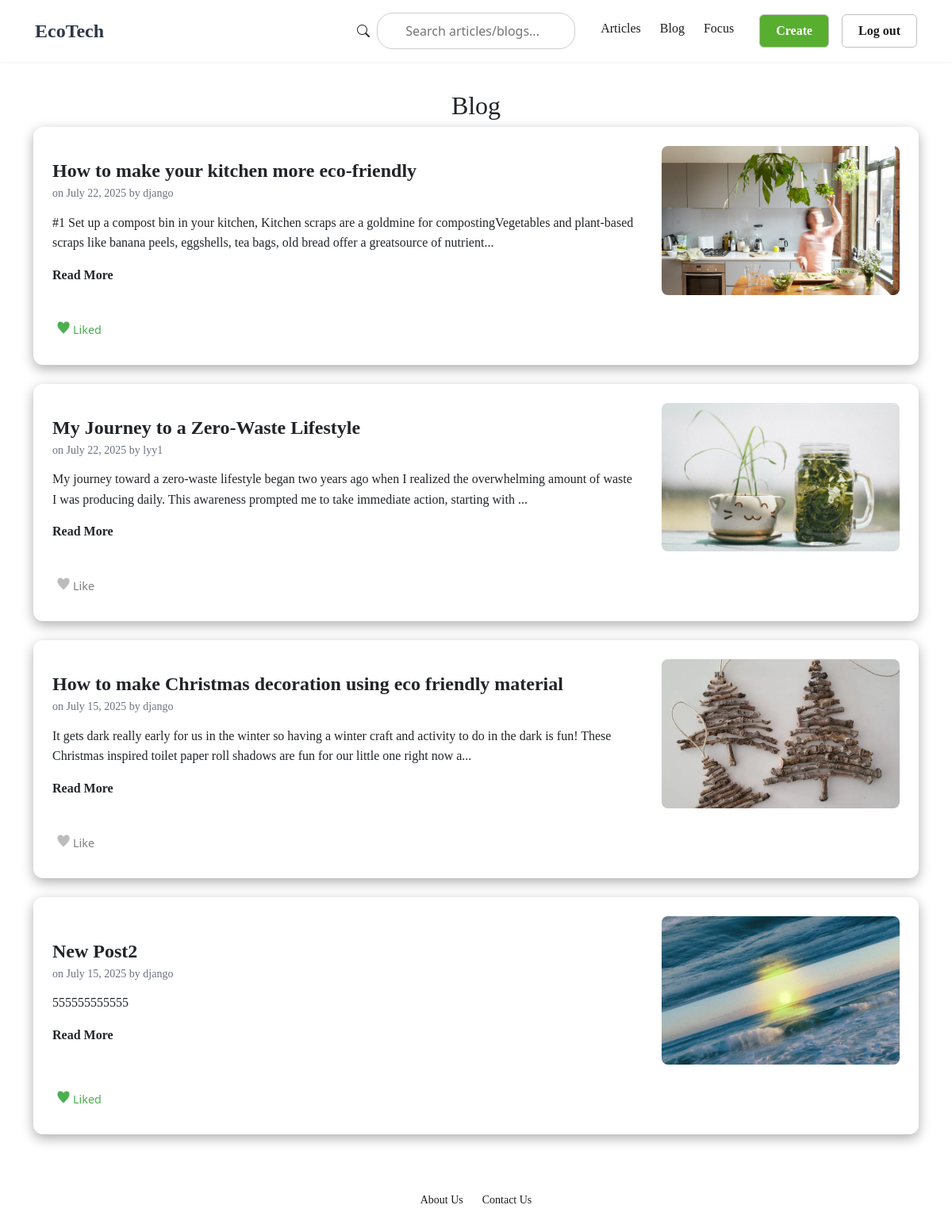
Page /blog/ (signed in) on the committed database.
### post_app/models.py (models this page shows, shortened)
class PostRaw(models.Model):
    author = models.ForeignKey(User, on_delete=models.CASCADE)
    created_at = models.DateTimeField(auto_now_add=True)
    likes_int = models.IntegerField(default=0)
    liked_by = models.ManyToManyField(User, related_name = 'liked_posts', blank = True)
    content = models.TextField()
    title = models.TextField(max_length=60, blank=False, null=False)
    image = models.ImageField(upload_to='post_images/', blank=True, null=False)
    POST_TYPE_CHOICES = [
        (1, 'admin'),
        (2, 'user')
    ]
    post_type = models.IntegerField(choices=POST_TYPE_CHOICES, default=2)
    class Meta:
        app_label = 'post_app'
        db_table = 'post_app_raw'
        verbose_name = 'Post Data Management'

### post_app/views.py (the view)
# urls.py: 2. Add a URL to urlpatterns:  path('blog/', include('blog.urls'))
@login_required
def blog(request):
    posts = PostRaw.objects.filter(post_type=2).order_by('-created_at')
    return render(request, 'blog.html', {'posts': posts})

### templates/blog.html (shortened to what this page needs)
{% extends "base_generic.html" %}
{% block content %}
  <div>
    <h2 style="text-align: center;">Blog</h2>
  </div>
<div class="article-block-container">
    {% for post in posts %}
        <div class="article-card-block">
            <div class="card-content">
                <a href="{% url 'post_detail' post.id %}" class="post-title">{{ post.title }}</a>
                <p class="post-meta">on {{ post.created_at|date:"F d, Y" }} by {{ post.author }}</p>
                {% if post.content|length > 200 %}
                    <p>{{ post.content|slice:":200" }}...</p>
                {% else %}
                    <p>{{ post.content }}</p>
                {% endif %}
                <a href="{% url 'post_detail' post.id %}" class="a-read-more" style="margin-top: 1rem;">Read More</a>
            </div>
            <div class="card-image">
                {% if post.image %}
                    <img src="{{ post.image.url }}" alt="{{ post.title }}">
                {% endif %}
            </div>
            <form action="{% url 'like_post' post.id %}" method="POST" class="like-form" data-post-id="{{ post.id }}">
              {% if user in post.liked_by.all %}
                <button type="submit" class="like-btn" aria-label="Unlike">
                   <span class="green-heart-icon">Liked</span>
                </button>
              {% else %}
                <button type="submit" class="like-btn" aria-label="Like">
                   <span class="grey-heart-icon">Like</span>
                </button>
              {% endif %}
            </form>
        </div>
    {% endfor %}
</div>
{% endblock %}

### static/css/styles.css (style rules this page uses)
h2 { font-family: "Times New Roman", Times, serif; font-size: 2.25rem; font-weight: 700; margin-bottom: 2rem; text-align: center; }
p { font-family: "Times New Roman", Times, serif; }
a { font-family: "Times New Roman", Times, serif; }
.article-block-container { display: block; }
.article-card-block { display: grid; grid-template-columns: 1fr 300px; gap: 2rem; align-items: center; background-color: white; margin-bottom: 1.5rem; padding: 1.5rem; border-radius: 12px; box-shadow: 0 5px 15px rgb(174, 174, 174); transition: transform 0.2s ease, box-shadow 0.2s ease; }
.article-card-block .card-image img { width: 100%; height: auto; display: block; border-radius: 8px; aspect-ratio: 16 / 10; object-fit: cover; transition: transform 0.3s ease-out; }
.post-title { font-size: 1.5rem; font-weight: bold; text-decoration: none; color: inherit; margin-bottom: 0.5rem; }
.post-meta { font-size: 0.875rem; color: #6b7280; margin: 0 0 0.75rem 0; }
.article-card-block p, .article-card-vertical p { line-height: 1.6; }
.a-read-more { text-decoration: none; color: inherit; font-weight: bold; }
.green-heart-icon { display: inline-flex; align-items: center; font-size: 0.9rem; color: #4CAF50; background-image: url('../images/green_heart.png'); background-repeat: no-repeat; background-size: 16px 16px; padding-left: 20px; }
.grey-heart-icon { display: inline-flex; align-items: center; font-size: 0.9rem; color: grey; background-image: url('../images/grey_heart.png'); background-repeat: no-repeat; background-size: 16px 16px; padding-left: 20px; }
.like-btn { border: none; background-color: inherit; }
.post-meta { display: flex; align-items: center; gap: 8px; flex-wrap: wrap; }
.like-btn { width: 16px; height: 16px; display: inline-block; background-size: cover; background-repeat: no-repeat; }

### rows in the picture
PostRaw: title "How to make your kitchen more eco-friendly", created_at "July 22, 2025", author "django", content "#1 Set up a compost bin in your kitchen, Kitchen scraps are a goldmine for compostingVegetables and plant-based scraps like banana peels, eggshells, tea bags, old bread offer a greatsource of nutrient", image (picture)
PostRaw: title "My Journey to a Zero-Waste Lifestyle", created_at "July 22, 2025", author "lyy1", content "My journey toward a zero-waste lifestyle began two years ago when I realized the overwhelming amount of waste I was producing daily. This awareness prompted me to take immediate action, starting with", image (picture)
PostRaw: title "How to make Christmas decoration using eco friendly material", created_at "July 15, 2025", author "django", content "It gets dark really early for us in the winter so having a winter craft and activity to do in the dark is fun! These Christmas inspired toilet paper roll shadows are fun for our little one right now a", image (picture)
PostRaw: title "New Post2", created_at "July 15, 2025", author "django", content "555555555555", image (picture)
